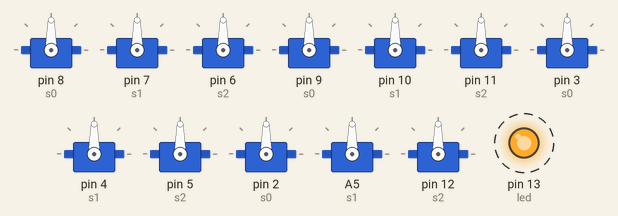
A program run on a simulated Arduino Nano, built with avr-gcc and run on an emulated ATmega328P. On the bench: 12 × servo, output pins drawn as LEDs (lit = HIGH). Dashed ring = blinking.

Above: at 0.12 s.
Timing chart, 0 to 3.0 s (numbered marks = the images above):
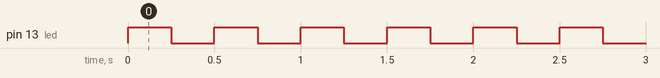

Measured:
- by itself, pin 13 (led): alternates HIGH for 0.25 s and LOW for 0.25 s

The program:

main.cpp
```cpp
#include <Arduino.h>
#include <Servo.h>

#include "kinematics.hpp"

int min = 340;
int max = 2480;

int led = 13;

struct LegServos
{
    Servo s0, s1, s2;
};

LegServos l0, l1, l2, l3;

void setup() {
    l0.s0.attach(8); // side = 66, forward = 160
    l0.s1.attach(7); // up = 150, straight = 52
    l0.s2.attach(6); // straight = 17, 90deg = 111

    l1.s0.attach(9); // side = 134, backward = 30
    l1.s1.attach(10); // up = 35, straight = 133
    l1.s2.attach(11); // straight = 163, 90deg = 111

    l2.s0.attach(3); // side = 74, backward = 170
    l2.s1.attach(4); // up=150, straight = 50
    l2.s2.attach(5); // straight = 23, 90deg = 120

    l3.s0.attach(2); // side = 114, forward = 12
    l3.s1.attach(A5); // up = 23, straight = 120
    l3.s2.attach(12); // straight = 148, 90deg = 46

    pinMode(led, OUTPUT);
}

int d = 1300;

void loop() {
    // l0.s1.write(180);
    // delay(d);
    // l0.s1.write(00);
    // delay(d);

    digitalWrite(led, HIGH);
    delay(250);
    digitalWrite(led, LOW);
    delay(250);
}
```

kinematics.hpp
```cpp
#include <math.h>

using real_t = float;

struct Vec3
{
    Vec3(real_t x, real_t y, real_t z)
    : x{x}
    , y{y}
    , z{z}
    {}

    Vec3(real_t v)
    : Vec3{v, v, v}
    {}

    real_t x, y, z;
};

struct Leg
{
    real_t coxa_length, femur_length, tibia_length;
};

struct Angles
{
    Angles(real_t j0, real_t j1, real_t j2)
    : j0{j0}
    , j1{j1}
    , j2{j2}
    {}

    real_t j0 = 0.0, j1 = 0.0, j2 = 0.0;
};

real_t sqr(real_t x)
{
    return x * x;
}

real_t sign(real_t x)
{
    return x < 0.0 ? -1.0 : 1.0;
}

real_t angle(real_t a, real_t b, real_t c)
{
    return acos((sqr(a) + sqr(b) - sqr(c)) / (2 * a * b));
}

bool check_triangle(real_t a, real_t b, real_t c)
{
    return c < a + b && a < b + c && b < a + c;
}

// Target coordinates are in the leg space
Angles leg_ik(Leg leg, Vec3 target)
{
    // TODO : clamp target

    // cylindrical coordinates
    real_t phi = atan2(target.y, target.x);
    real_t r2 = sqr(target.x) + sqr(target.y);
    real_t r = sqrt(r2);
    real_t z = target.z;

    real_t lr = r - leg.coxa_length;

    // TODO : correctly handle lr < 0
    real_t sz = leg.femur_length - target.z > 0.0 ? -1.0 : 1.0;

    real_t lr2 = sqr(lr);
    real_t d2 = sqr(target.z) + lr2;
    real_t d = sqrt(d2);
    real_t dl = sqrt(sqr(target.z) + r2);

    if (!check_triangle(d, leg.femur_length, leg.tibia_length))
    {
        return Angles{0, 0, 0};
    }

    // knee doesn't bend backwards (for now)
    real_t j2 = angle(leg.femur_length, leg.tibia_length, d) - M_PI; // potential sign change

    real_t ta2 = atan2(target.z, lr);
    real_t ta = angle(leg.femur_length, d, leg.tibia_length);

    real_t j1 = ta + ta2;

    return Angles{phi, j1, j2};
}

struct Body {
    real_t side;
    Leg leg;
};

struct Actuations {
    Angles legs[4];

    Actuations() = default;
    explicit Actuations(Angles a)
    : legs{a, a, a, a}
    {}

    Actuations(Angles a0, Angles a1, Angles a2, Angles a3)
    : legs{a0, a1, a2, a3}
    {}
};
```
